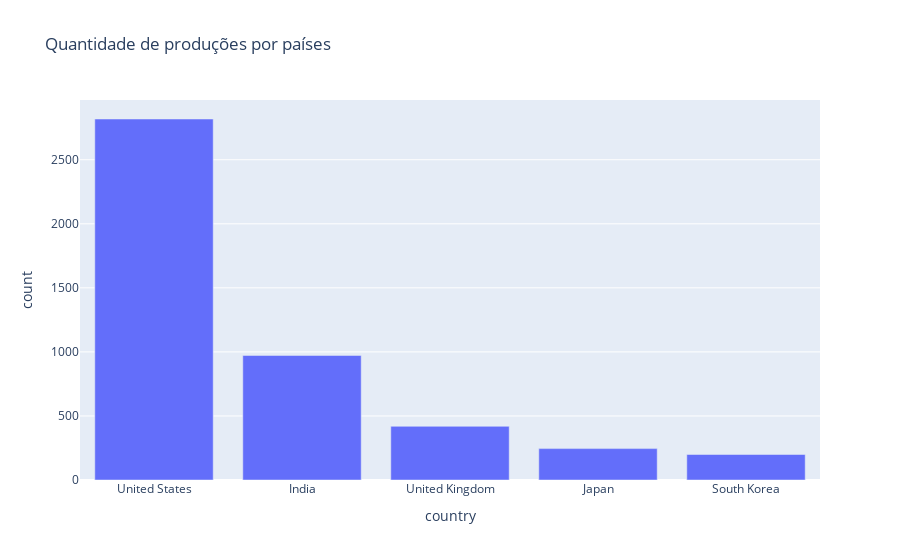

The code cell stored with this chart in its notebook:
### Code cell
barplot_prod_country = px.bar(df_country_prod_filtrado, x = 'country', y = 'count', title = 'Quantidade de produções por países', )
barplot_prod_country.show()
#Criando gráficos com o plotly

### Figure 1 — Plotly figure (JSON) as saved in the notebook; plotly's stock layout.template omitted (floating-point values rounded to 4 significant figures)
{"data": [{"hovertemplate": "country=%{x}<br>count=%{y}<extra></extra>", "legendgroup": "", "marker": {"color": "#636efa", "pattern": {"shape": ""}}, "name": "", "orientation": "v", "showlegend": false, "textposition": "auto", "type": "bar", "x": ["United States", "India", "United Kingdom", "Japan", "South Korea"], "xaxis": "x", "y": [2818, 972, 419, 245, 199], "yaxis": "y"}], "layout": {"barmode": "relative", "legend": {"tracegroupgap": 0}, "title": {"text": "Quantidade de produções por países"}, "xaxis": {"anchor": "y", "domain": [0, 1], "title": {"text": "country"}}, "yaxis": {"anchor": "x", "domain": [0, 1], "title": {"text": "count"}}}}
